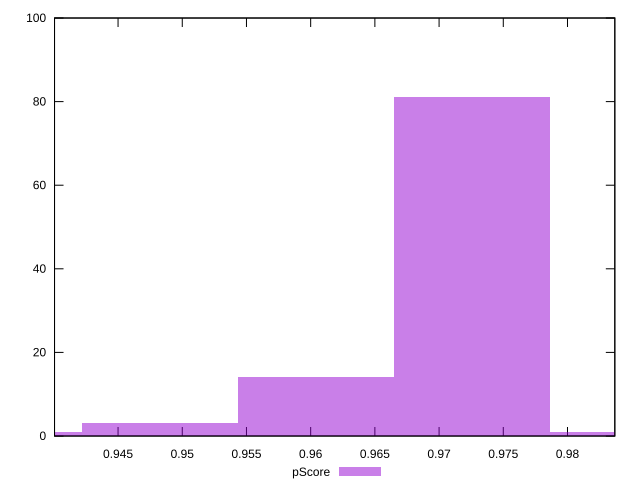

Write gnuplot code to recreate this figure.
reset

$pScore <<EOF
0.9725610679043862 81
0.9604040545555814 14
0.984718081253191 1
0.9482470412067766 3
0.9360900278579718 1
EOF

set key outside below
set boxwidth 0.012157013348804828
set xrange [0.9400531814534236:0.983685922172215]
set yrange [0:100]
set trange [0:100]
set style fill transparent solid 0.5 noborder
set terminal svg size 640, 490 enhanced background rgb 'white'
set output "report_00011_2021-02-09T10:53:21.242Z/speed-index/samples/pages+cached+noadtech+nomedia/pScore/histogram.svg"

plot $pScore title "pScore" with boxes

reset
